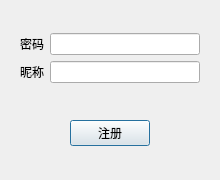
<?xml version="1.0" encoding="UTF-8"?>
<ui version="4.0">
 <class>CreateDialog</class>
 <widget class="QDialog" name="CreateDialog">
  <property name="geometry">
   <rect>
    <x>0</x>
    <y>0</y>
    <width>220</width>
    <height>180</height>
   </rect>
  </property>
  <property name="windowTitle">
   <string>Dialog</string>
  </property>
  <layout class="QVBoxLayout" name="verticalLayout">
   <item>
    <widget class="QWidget" name="widget_2" native="true">
     <property name="sizePolicy">
      <sizepolicy hsizetype="Preferred" vsizetype="Fixed">
       <horstretch>0</horstretch>
       <verstretch>0</verstretch>
      </sizepolicy>
     </property>
     <layout class="QGridLayout" name="gridLayout">
      <item row="1" column="1">
       <widget class="QLineEdit" name="nicknameEdit">
        <property name="maxLength">
         <number>20</number>
        </property>
       </widget>
      </item>
      <item row="0" column="1">
       <widget class="QLineEdit" name="passwordEdit">
        <property name="maxLength">
         <number>20</number>
        </property>
       </widget>
      </item>
      <item row="1" column="0">
       <widget class="QLabel" name="label_3">
        <property name="text">
         <string>昵称</string>
        </property>
       </widget>
      </item>
      <item row="0" column="0">
       <widget class="QLabel" name="label_2">
        <property name="text">
         <string>密码</string>
        </property>
       </widget>
      </item>
     </layout>
    </widget>
   </item>
   <item>
    <widget class="QWidget" name="widget" native="true">
     <property name="sizePolicy">
      <sizepolicy hsizetype="Preferred" vsizetype="Fixed">
       <horstretch>0</horstretch>
       <verstretch>0</verstretch>
      </sizepolicy>
     </property>
     <layout class="QHBoxLayout" name="horizontalLayout">
      <item>
       <spacer name="horizontalSpacer">
        <property name="orientation">
         <enum>Qt::Horizontal</enum>
        </property>
        <property name="sizeHint" stdset="0">
         <size>
          <width>40</width>
          <height>20</height>
         </size>
        </property>
       </spacer>
      </item>
      <item>
       <widget class="QPushButton" name="pushButton">
        <property name="text">
         <string>注册</string>
        </property>
       </widget>
      </item>
      <item>
       <spacer name="horizontalSpacer_2">
        <property name="orientation">
         <enum>Qt::Horizontal</enum>
        </property>
        <property name="sizeHint" stdset="0">
         <size>
          <width>40</width>
          <height>20</height>
         </size>
        </property>
       </spacer>
      </item>
     </layout>
    </widget>
   </item>
  </layout>
 </widget>
 <resources/>
 <connections/>
</ui>
